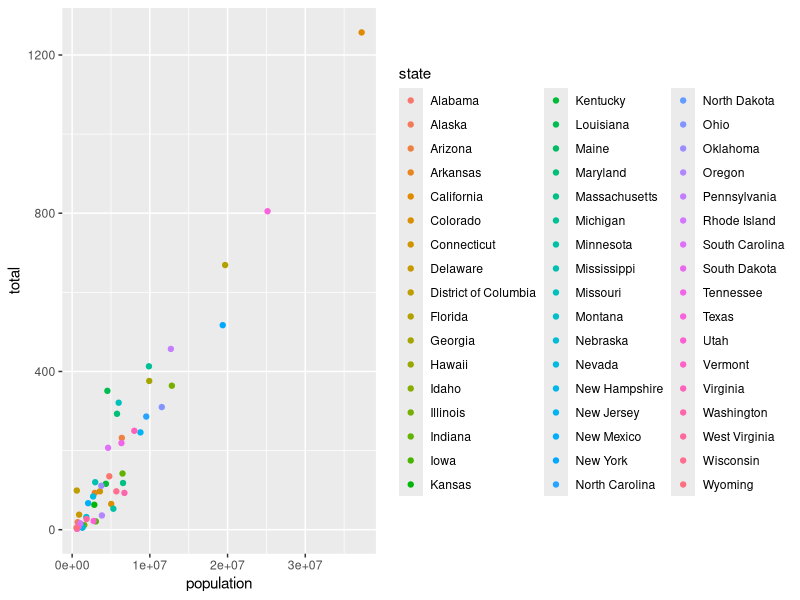
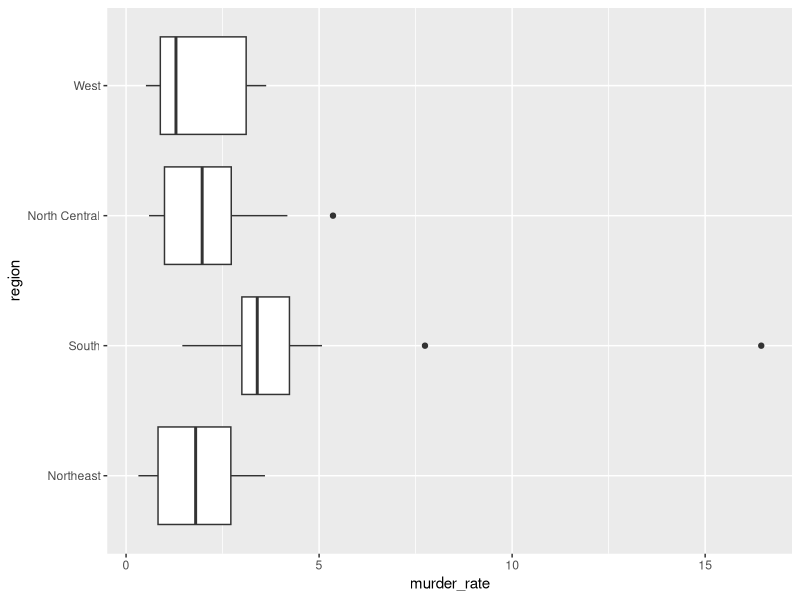
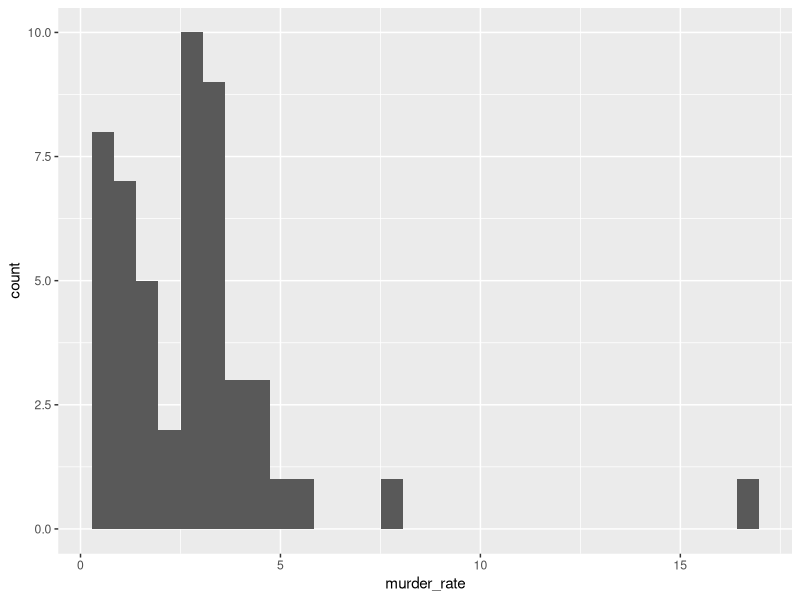
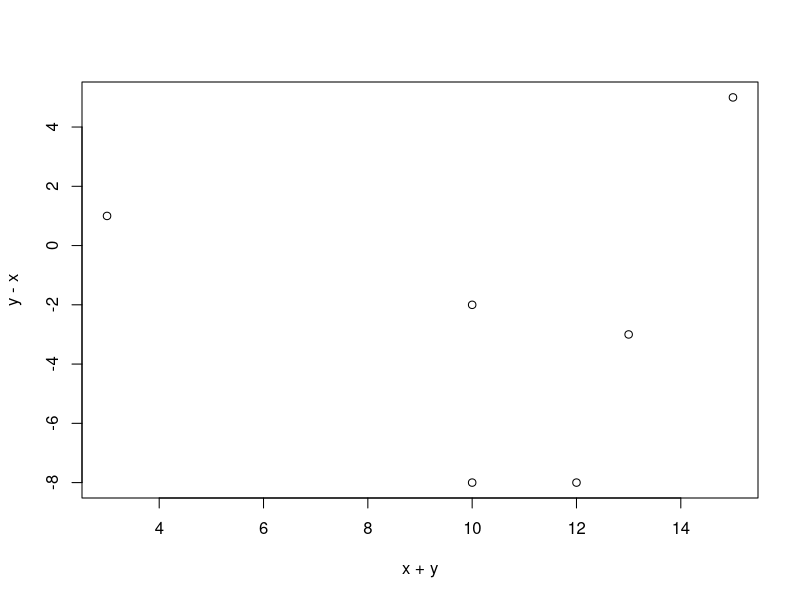

Write R code to recreate these figures, in order.
## ---- chunk 1
knitr::opts_chunk$set(echo = TRUE)
## ---- chunk 2
library(dplyr)
library(dslabs)
library(lubridate)
library(ggpubr)
## ---- chunk 3
murders %>% arrange(desc(total))
## ---- chunk 4
murders %>% group_by(total) %>% ggplot(aes(x = population, y = total, col = state)) + geom_point()
## ---- chunk 5
rates <- murders %>% mutate(murder_rate = total / (population / 100000))
top_rate <- rates %>% arrange(desc(murder_rate))
top_rate
## ---- chunk 6
top_rate %>% ggplot(aes(x = murder_rate, y = region)) +
  geom_boxplot()
## ---- chunk 7
top_rate %>%
  ggplot(aes(x = murder_rate)) +
  geom_histogram()
## ---- chunk 8
sum_n <- function(n){
  sum <- 0
  for (i in 1:n){
    sum <- sum + i
  }
  sum
}
sum_200 <- sum_n(200)
print(sum_200)
## ---- chunk 9
altman_plot <- function(x, y){
  plot(x + y, y - x)
}
d1 <- c(1, 5, 6, 8, 9, 10)
d2 <- c(2, 10, 4, 5, 1, 2)
altman_plot(d1, d2)
